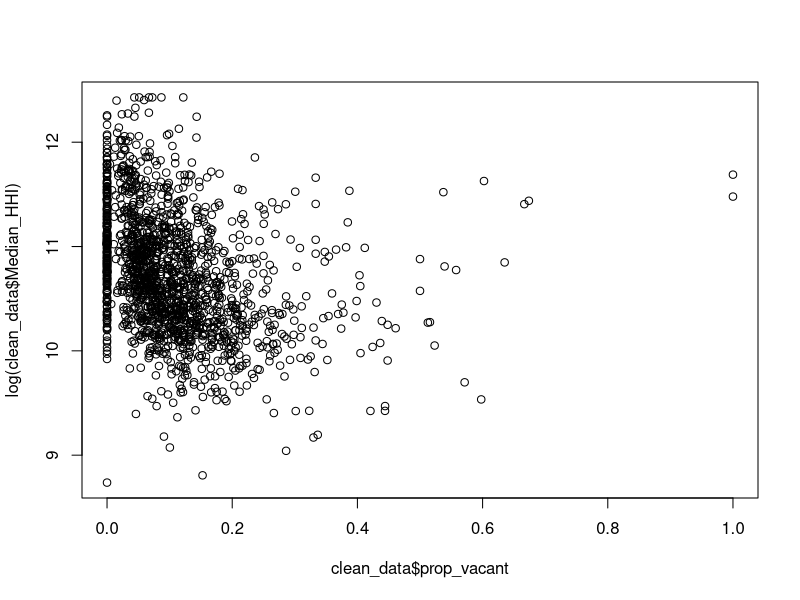
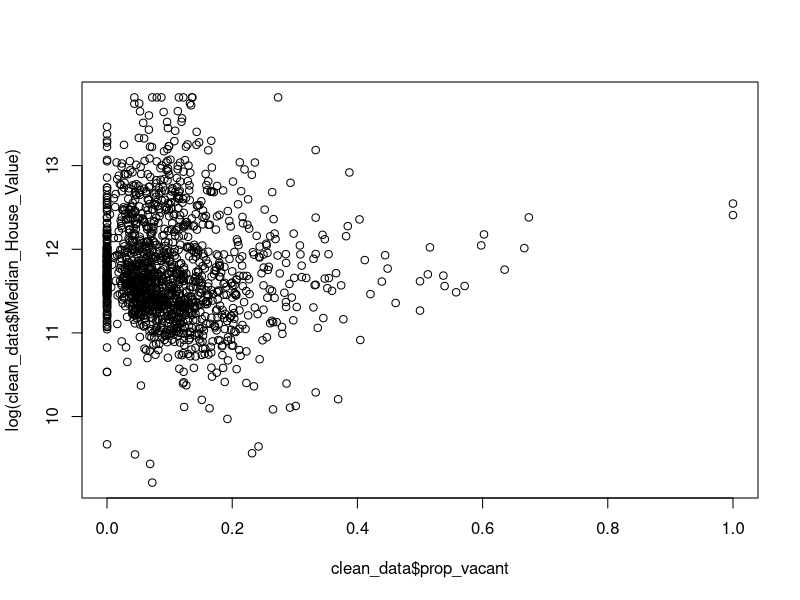

The R source for these figures, in order:
clean_data = read.csv("clean_data.csv")
#Examining vacancy rates
clean_data$prop_vacant = clean_data$SUM_Vacant/(clean_data$SUM_TotHou+1e-25)
plot(clean_data$prop_vacant, log(clean_data$Median_HHI))
plot(clean_data$prop_vacant, log(clean_data$Median_House_Value))
